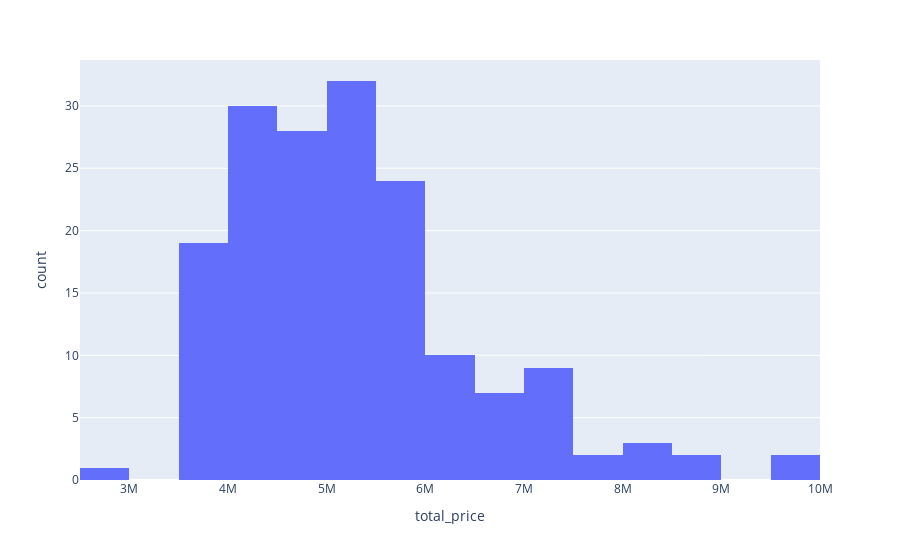

Notebook code cell kept with this figure:
### Code cell
fig = px.histogram(one_flat[one_flat.district=="Московский"], x="total_price", nbins=20)
fig.show()

### Figure 1 — Plotly figure (JSON) as saved in the notebook; plotly's stock layout.template omitted (floating-point values rounded to 4 significant figures; data arrays with more than 128 entries replaced by an {"elided": "..."} marker saying what was removed)
{"data": [{"alignmentgroup": "True", "bingroup": "x", "hoverlabel": {"namelength": 0}, "hovertemplate": "total_price=%{x}<br>count=%{y}", "legendgroup": "", "marker": {"color": "#636efa"}, "name": "", "nbinsx": 20, "offsetgroup": "", "orientation": "v", "showlegend": false, "type": "histogram", "x": {"elided": "169 int values"}, "xaxis": "x", "yaxis": "y"}], "layout": {"barmode": "relative", "legend": {"tracegroupgap": 0}, "margin": {"t": 60}, "xaxis": {"anchor": "y", "domain": [0, 1], "title": {"text": "total_price"}}, "yaxis": {"anchor": "x", "domain": [0, 1], "title": {"text": "count"}}}}
